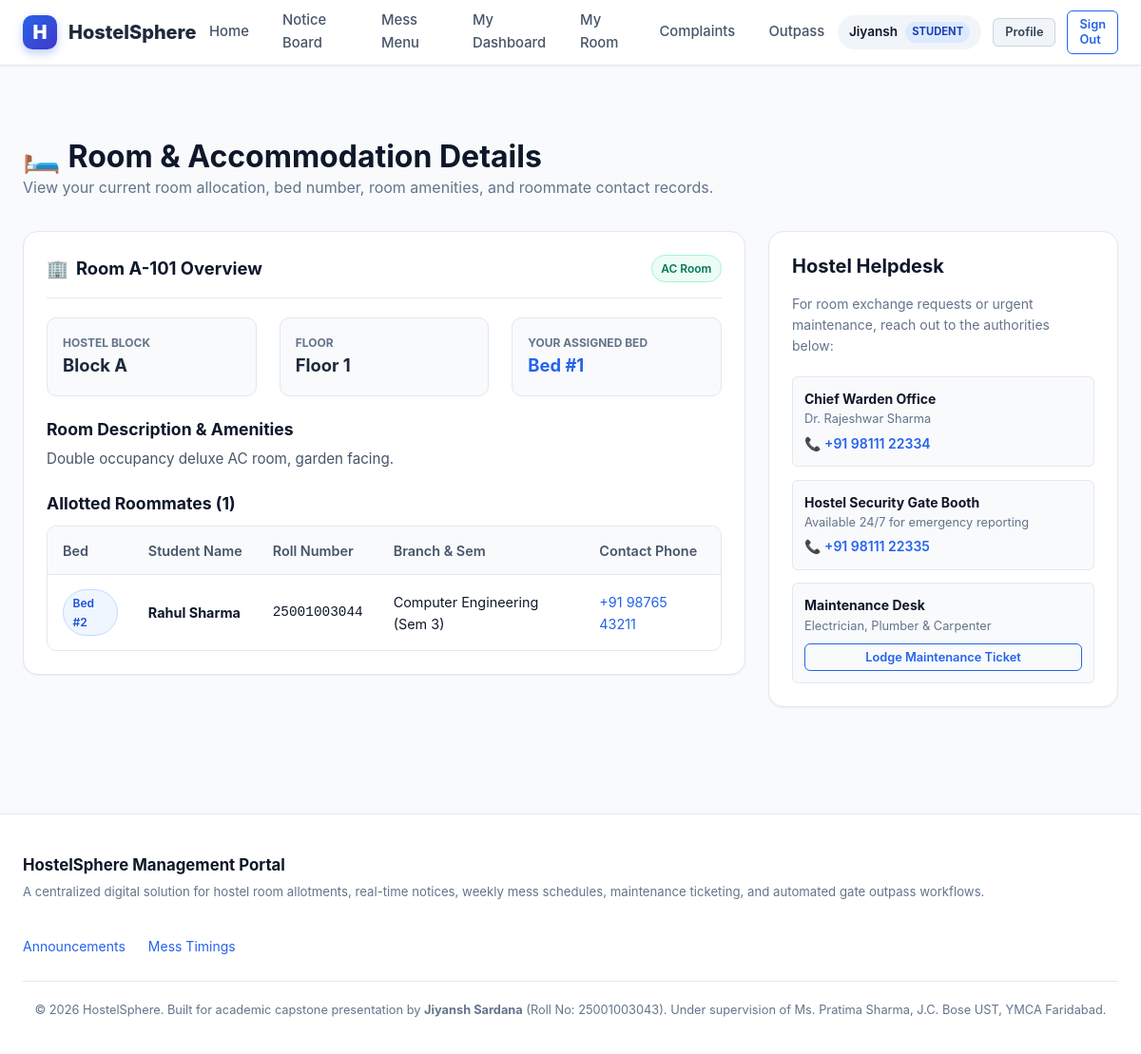
Page /student/room (signed in) on the committed database.
### tables this page shows
CREATE TABLE users (
    id INTEGER PRIMARY KEY AUTOINCREMENT,
    username TEXT UNIQUE NOT NULL,           -- Roll number for students or 'admin' for warden
    full_name TEXT NOT NULL,
    email TEXT UNIQUE NOT NULL,
    password_hash TEXT NOT NULL,
    role TEXT NOT NULL CHECK(role IN ('student', 'admin')),
    phone TEXT,
    guardian_name TEXT,
    guardian_phone TEXT,
    branch TEXT,                             -- e.g., 'Computer Engineering'
    semester INTEGER,                        -- e.g., 3
    gender TEXT CHECK(gender IN ('Male', 'Female', 'Other')),
    created_at TIMESTAMP DEFAULT CURRENT_TIMESTAMP
);

CREATE TABLE rooms (
    id INTEGER PRIMARY KEY AUTOINCREMENT,
    room_number TEXT UNIQUE NOT NULL,        -- e.g., 'A-101', 'B-204'
    block TEXT NOT NULL,                     -- e.g., 'Block A', 'Block B'
    floor INTEGER NOT NULL,                  -- e.g., 1, 2, 3
    capacity INTEGER NOT NULL DEFAULT 2,     -- Max bed capacity
    room_type TEXT DEFAULT 'Non-AC' CHECK(room_type IN ('AC', 'Non-AC')),
    monthly_rent REAL DEFAULT 4500.0,
    status TEXT DEFAULT 'Available' CHECK(status IN ('Available', 'Occupied', 'Maintenance')),
    description TEXT
);

CREATE TABLE room_allotments (
    id INTEGER PRIMARY KEY AUTOINCREMENT,
    user_id INTEGER NOT NULL UNIQUE,         -- One active room per student
    room_id INTEGER NOT NULL,
    bed_number INTEGER NOT NULL,             -- Bed 1, Bed 2, etc.
    allotted_date DATE DEFAULT (DATE('now')),
    status TEXT DEFAULT 'Active' CHECK(status IN ('Active', 'Vacated')),
    FOREIGN KEY (user_id) REFERENCES users(id) ON DELETE CASCADE,
    FOREIGN KEY (room_id) REFERENCES rooms(id) ON DELETE CASCADE
);

### app.py (the view)
@app.route('/student/room')
@student_required
def student_room():
    user_id = session['user_id']
    allotment = query_db("""
        SELECT ra.*, r.room_number, r.block, r.floor, r.capacity, r.room_type, r.monthly_rent, r.description, r.status as room_status
        FROM room_allotments ra
        JOIN rooms r ON ra.room_id = r.id
        WHERE ra.user_id = ? AND ra.status = 'Active'
    """, (user_id,), one=True)
    roommates = []
    if allotment:
        roommates = query_db("""
            SELECT u.full_name, u.username, u.email, u.phone, u.branch, u.semester, ra.bed_number, ra.allotted_date
            FROM room_allotments ra
            JOIN users u ON ra.user_id = u.id
            WHERE ra.room_id = ? AND ra.status = 'Active' AND ra.user_id != ?
        """, (allotment['room_id'], user_id))
    return render_template('rooms.html', allotment=allotment, roommates=roommates)

### app.py (called while the page is built)
@app.context_processor
def inject_globals():
    user = None
    if 'user_id' in session:
        user = query_db("SELECT * FROM users WHERE id = ?", (session['user_id'],), one=True)
    days = ['Monday', 'Tuesday', 'Wednesday', 'Thursday', 'Friday', 'Saturday', 'Sunday']
    today_name = datetime.datetime.now().strftime('%A')
    return {
        'current_user': user,
        'current_year': datetime.datetime.now().year,
        'days_of_week': days,
        'today_name': today_name
    }

def student_required(f):
    @wraps(f)
    def decorated_function(*args, **kwargs):
        if 'user_id' not in session:
            flash("Student login required.", "warning")
            return redirect(url_for('login', next=request.path))
        if session.get('role') != 'student':
            flash("Access denied: Student account required.", "danger")
            return redirect(url_for('admin_dashboard'))
        return f(*args, **kwargs)
    return decorated_function

### database.py (called while the page is built)
def get_db():
    db = getattr(g, '_database', None)
    if db is None:
        db = g._database = sqlite3.connect(DATABASE)
        db.row_factory = sqlite3.Row
        db.execute("PRAGMA foreign_keys = ON")
    return db

def close_connection(exception):
    db = getattr(g, '_database', None)
    if db is not None:
        db.close()

def query_db(query, args=(), one=False):
    cur = get_db().execute(query, args)
    rv = cur.fetchall()
    cur.close()
    return (rv[0] if rv else None) if one else rv

### templates/rooms.html (shortened to what this page needs)
{% extends 'base.html' %}
{% block content %}
<div style="margin-bottom: 2rem;">
  <h1>🛏️ Room & Accommodation Details</h1>
  <p style="color: var(--text-muted); margin: 0;">
    View your current room allocation, bed number, room amenities, and roommate contact records.
  </p>
</div>
{% if allotment %}
  <div class="grid grid-cols-3" style="margin-bottom: 2rem;">
    <div style="grid-column: span 2;">
      <div class="card">
        <div class="card-header">
          <div class="card-title">
            <span>🏢</span>
            <span>Room {{ allotment.room_number }} Overview</span>
          </div>
          <span class="badge badge-available">{{ allotment.room_type }} Room</span>
        </div>
        <div class="grid grid-cols-3" style="margin-bottom: 1.5rem;">
          <div style="background: #f8fafc; padding: 1rem; border-radius: var(--radius-md); border: 1px solid var(--border-color);">
            <span style="font-size: 0.75rem; text-transform: uppercase; color: var(--text-muted); font-weight: 700; display: block;">Hostel Block</span>
            <strong style="font-size: 1.15rem; color: #1e293b;">{{ allotment.block }}</strong>
          </div>
          <div style="background: #f8fafc; padding: 1rem; border-radius: var(--radius-md); border: 1px solid var(--border-color);">
            <span style="font-size: 0.75rem; text-transform: uppercase; color: var(--text-muted); font-weight: 700; display: block;">Floor</span>
            <strong style="font-size: 1.15rem; color: #1e293b;">Floor {{ allotment.floor }}</strong>
          </div>
          <div style="background: #f8fafc; padding: 1rem; border-radius: var(--radius-md); border: 1px solid var(--border-color);">
            <span style="font-size: 0.75rem; text-transform: uppercase; color: var(--text-muted); font-weight: 700; display: block;">Your Assigned Bed</span>
            <strong style="font-size: 1.15rem; color: var(--primary);">Bed #{{ allotment.bed_number }}</strong>
          </div>
        </div>
        <h4 style="margin-bottom: 0.5rem;">Room Description & Amenities</h4>
        <p style="color: #475569; font-size: 0.95rem; margin-bottom: 1.5rem;">
          {{ allotment.description or 'Furnished student room with study tables, beds, personal storage wardrobes, and attached washroom facility.' }}
        </p>
        <h4 style="margin-bottom: 0.75rem;">Allotted Roommates ({{ roommates|length }})</h4>
        {% if roommates %}
          <div class="table-responsive">
            <table class="table">
              <thead>
                <tr>
                  <th>Bed</th>
                  <th>Student Name</th>
                  <th>Roll Number</th>
                  <th>Branch & Sem</th>
                  <th>Contact Phone</th>
                </tr>
              </thead>
              <tbody>
                {% for r in roommates %}
                  <tr>
                    <td><span class="badge badge-in-progress">Bed #{{ r.bed_number }}</span></td>
                    <td><strong>{{ r.full_name }}</strong></td>
                    <td style="font-family: monospace;">{{ r.username }}</td>
                    <td>{{ r.branch }} (Sem {{ r.semester }})</td>
                    <td><a href="tel:{{ r.phone }}">{{ r.phone or 'Not listed' }}</a></td>
                  </tr>
                {% endfor %}
              </tbody>
            </table>
          </div>
        {% else %}
          <p style="color: var(--text-muted); font-size: 0.9rem; padding: 1rem 0;">
            No other roommates are currently allotted to this room.
          </p>
        {% endif %}
      </div>
    </div>
    <div>
      <div class="card">
        <h3 style="margin-bottom: 1rem;">Hostel Helpdesk</h3>
        <p style="font-size: 0.875rem; color: var(--text-muted); margin-bottom: 1.25rem;">
          For room exchange requests or urgent maintenance, reach out to the authorities below:
        </p>
        <div style="display: flex; flex-direction: column; gap: 0.85rem; font-size: 0.875rem;">
          <div style="padding: 0.75rem; background: #f8fafc; border-radius: var(--radius-sm); border: 1px solid var(--border-color);">
            <strong>Chief Warden Office</strong>
            <div style="color: var(--text-muted); font-size: 0.8rem;">Dr. Rajeshwar Sharma</div>
            <div style="color: var(--primary); font-weight: 600; margin-top: 0.25rem;">📞 +91 98111 22334</div>
          </div>
          <div style="padding: 0.75rem; background: #f8fafc; border-radius: var(--radius-sm); border: 1px solid var(--border-color);">
            <strong>Hostel Security Gate Booth</strong>
            <div style="color: var(--text-muted); font-size: 0.8rem;">Available 24/7 for emergency reporting</div>
            <div style="color: var(--primary); font-weight: 600; margin-top: 0.25rem;">📞 +91 98111 22335</div>
          </div>
          <div style="padding: 0.75rem; background: #f8fafc; border-radius: var(--radius-sm); border: 1px solid var(--border-color);">
            <strong>Maintenance Desk</strong>
            <div style="color: var(--text-muted); font-size: 0.8rem;">Electrician, Plumber & Carpenter</div>
            <a href="{{ url_for('student_complaints') }}" class="btn btn-sm btn-outline" style="margin-top: 0.5rem; width: 100%;">
              Lodge Maintenance Ticket
            </a>
          </div>
        </div>
      </div>
    </div>
  </div>
{% endif %}
{% endblock %}

### templates/base.html (shortened to what this page needs)
<!DOCTYPE html>
<html lang="en">
<head>
  <link rel="stylesheet" href="{{ url_for('static', filename='css/style.css') }}">
</head>
<body>
  <header class="navbar">
    <div class="container">
      <a href="{{ url_for('index') }}" class="brand-link">
        <div class="brand-icon">H</div>
        <span>HostelSphere</span>
      </a>
      <nav>
        <ul class="nav-links">
          <li class="nav-item"><a href="{{ url_for('index') }}">Home</a></li>
          <li class="nav-item"><a href="{{ url_for('notices') }}">Notice Board</a></li>
          <li class="nav-item"><a href="{{ url_for('mess_menu') }}">Mess Menu</a></li>
          {% if current_user %}
            {% if current_user.role == 'student' %}
              <li class="nav-item"><a href="{{ url_for('student_dashboard') }}">My Dashboard</a></li>
              <li class="nav-item"><a href="{{ url_for('student_room') }}">My Room</a></li>
              <li class="nav-item"><a href="{{ url_for('student_complaints') }}">Complaints</a></li>
              <li class="nav-item"><a href="{{ url_for('student_outpass') }}">Outpass</a></li>
            {% endif %}
          {% endif %}
        </ul>
      </nav>
      <div class="nav-actions">
        {% if current_user %}
          <div class="user-badge">
            <span>{{ current_user.full_name.split(' ')[0] }}</span>
            <span class="role-tag {{ current_user.role }}">{{ current_user.role }}</span>
          </div>
          <a href="{{ url_for('profile') }}" class="btn btn-secondary btn-sm" title="My Profile">Profile</a>
          <a href="{{ url_for('logout') }}" class="btn btn-outline btn-sm">Sign Out</a>
        {% else %}
          <a href="{{ url_for('login') }}" class="btn btn-secondary btn-sm">Sign In</a>
          <a href="{{ url_for('register') }}" class="btn btn-primary btn-sm">Register</a>
        {% endif %}
      </div>
    </div>
  </header>
  <main class="main-content">
    <div class="container">
      {% block content %}{% endblock %}
    </div>
  </main>
  <footer class="footer">
    <div class="container">
      <div class="footer-content">
        <div>
          <strong style="color: var(--text-main); font-size: 1.05rem;">HostelSphere Management Portal</strong>
          <p style="margin-top: 0.25rem; font-size: 0.825rem;">
            A centralized digital solution for hostel room allotments, real-time notices, weekly mess schedules, maintenance ticketing, and automated gate outpass workflows.
          </p>
        </div>
        <ul class="footer-links">
          <li><a href="{{ url_for('notices') }}">Announcements</a></li>
          <li><a href="{{ url_for('mess_menu') }}">Mess Timings</a></li>
        </ul>
      </div>
      <div class="footer-credits">
        <p>
          &copy; {{ current_year }} HostelSphere. Built for academic capstone presentation by <strong>Jiyansh Sardana</strong> (Roll No: 25001003043).
          Under supervision of Ms. Pratima Sharma, J.C. Bose UST, YMCA Faridabad.
        </p>
      </div>
    </div>
  </footer>
</body>
</html>

### rows in the picture
users: full_name "Jiyansh", role "STUDENT"
rooms: room_number "A-101", room_type "AC", block "Block A", floor "1", description "Double occupancy deluxe AC room, garden facing."
room_allotments: bed_number "1"
room_allotments: bed_number "2", full_name "Rahul Sharma", username "25001003044", branch "Computer Engineering", semester "3", phone "+91 98765 43211"

### other values in the picture
{{ roommates|length }} "1"
